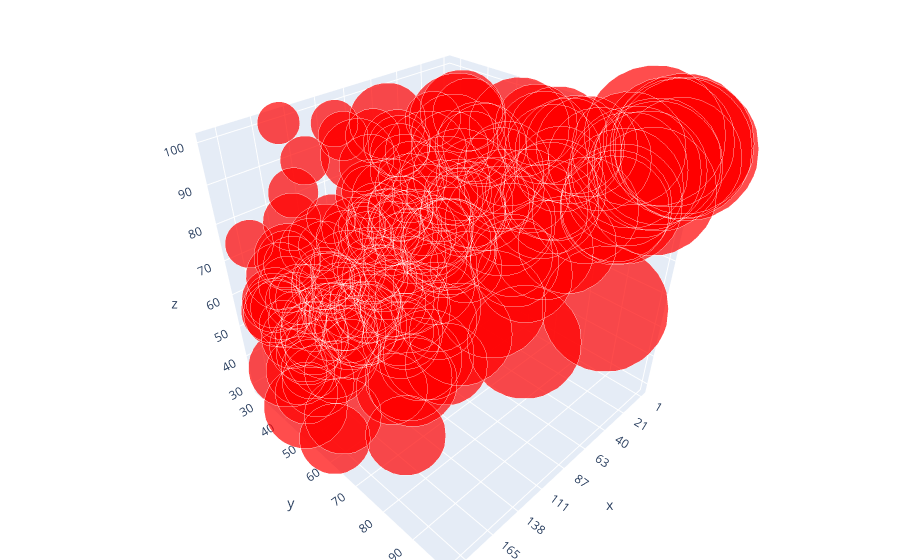

This figure's notebook cell:
### Code cell
trace1 = go.Scatter3d(
    x=dataframe.world_rank,
    y=dataframe.research,   
    z=dataframe.citations,  
    mode='markers',        
    marker=dict(
        size=dataframe.teaching, 
        color='rgb(255,0,0)',   
    )
)

data = [trace1]  

layout = go.Layout(
    margin=dict(  
        l=0,
        r=0,
        b=0,
        t=0      
    )
    
)
fig = go.Figure(data=data, layout=layout)  

iplot(fig)

### Figure 1 — Plotly figure (JSON) as saved in the notebook; plotly's stock layout.template omitted (floating-point values rounded to 4 significant figures; data arrays with more than 128 entries replaced by an {"elided": "..."} marker saying what was removed)
{"data": [{"marker": {"color": "rgb(255,0,0)", "size": {"elided": "200 float values"}}, "mode": "markers", "type": "scatter3d", "x": {"elided": "200 str values"}, "y": {"elided": "200 float values"}, "z": {"elided": "200 float values"}}], "layout": {"margin": {"b": 0, "l": 0, "r": 0, "t": 0}}}
